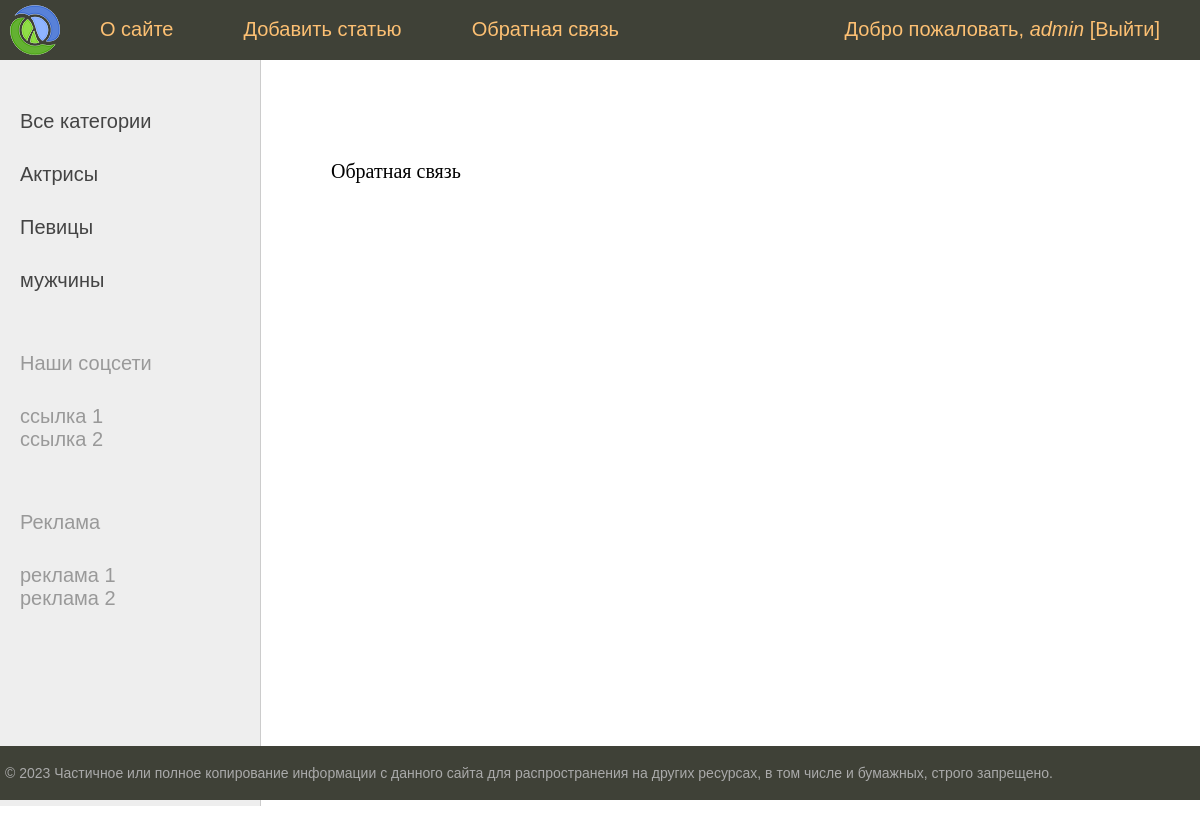
The page /contact/ (signed in) on the database its author committed.
### women/models.py (models this page shows, shortened)
class Category(models.Model):
    name = models.CharField(
        max_length=100,
        db_index=True,
        verbose_name='Категория',
    )
    slug = models.SlugField(
        max_length=255,
        unique=True,
        db_index=True,
        verbose_name='URL',
    )
    class Meta:
        verbose_name = "Категория"
        verbose_name_plural = "Категории"
        ordering = ['id']
    def get_absolute_url(self):
        return reverse('category', kwargs={'cat_slug': self.slug})

### women/views.py (the view)
# urls.py: path('contact/', contact, name='contact'),
def contact(request):
    context = {
    }
    return render(request, 'women/contact.html', context=context)

### women/templatetags/women_tags.py (called while the page is built)
@register.simple_tag(name='main_menu')
def get_main_menu():
    return main_menu

@register.inclusion_tag('women/list_categories.html')
def show_categories(sort=None, cat_selected=0):
    if not sort:
        cats = Category.objects.all()
    else:
        cats = Category.objects.order_by(sort)
    return {'cats': cats, 'cat_selected': cat_selected}

### women/templates/women/contact.html (shortened to what this page needs)
{% extends 'women/base.html' %}
{% block content %}
<p>Обратная связь</p>
{% endblock %}

### women/templates/women/base.html (shortened to what this page needs)
{% load static %}
{% load women_tags %}
<!DOCTYPE html>
<html>
  <head>
    <link
      type="text/css"
      href="{% static 'women/css/styles.css' %}"
      rel="stylesheet"
    />
  </head>
  <body>
    <table class="table-page" border="0" cellpadding="0" cellspacing="0">
      <tr>
        <td valign="top">
          {% block mainmenu %}
          {% main_menu as main_menu %}
            <div class="header">
              <ul id="mainmenu" class="mainmenu">
                <li class="logo">
                  <a href="{% url 'home' %}"><div class="logo"></div></a>
                </li>
                {% for m in main_menu %}
                  {% if not forloop.last %}
                    <li><a href="{% url m.url_name %}">{{m.title}}</a></li>
                  {% else %}
                    <li class="last">
                      {% if user.is_authenticated %}
                        Добро пожаловать, <i><a href="/admin">{{ user.username }} </a></i> <a href="admin/logout/">[Выйти]</a>
                      {% else %}
                        <a href="{% url m.url_name %}">{{m.title}}</a>
                      {% endif %}
                    </li>
                  {% endif %}
                {% endfor %}
              </ul>
            </div>
          {% endblock mainmenu %}
          <table
            class="table-content"
            border="0"
            cellpadding="0"
            cellspacing="0"
          >
            <tr>
              <td valign="top" class="left-chapters">
                <ul id="leftchapters">
                  {% if cat_selected == 0 %}
                    <li class="selected">Все категории</li>
                  {% else %}
                    <li><a href="{% url 'home' %}">Все категории</a></li>
                  {% endif %}
                  {% show_categories 'name' cat_selected %}
                  <li class="share">
                    <p>Наши соцсети</p>
                    ссылка 1<br />
                    ссылка 2
                  </li>
                  <li class="share">
                    <p>Реклама</p>
                    реклама 1<br />
                    реклама 2
                  </li>
                </ul>
              </td>
              <td valign="top" class="content">
                <div class="content-text">
                  {% block content %}
                  {% endblock %}
                </div>
              </td>
            </tr>
          </table>
        </td>
      </tr>
      <tr>
        <td valign="top">
          <div id="footer">
            <p>
              &copy; 2023 Частичное или полное копирование информации с данного
              сайта для распространения на других ресурсах, в том числе и
              бумажных, строго запрещено.
            </p>
          </div>
        </td>
      </tr>
    </table>
  </body>
</html>

### women/templates/women/list_categories.html
{% for c in cats %}
    {% if c.pk == cat_selected %}
        <li class="selected">{{ c.name }}</li>
    {% else %}
        <li><a href="{{ c.get_absolute_url }}">{{c.name}}</a></li>
    {% endif %}
{% endfor %}

### women/static/women/css/styles.css (style rules this page uses)
html, body { font-family: 'Arial'; margin: 0; padding: 0; height: 100%; width: 100%; color: #444; }
a { color: #0059b2; text-decoration: none; }
.table-page { width: 100%; height: 100%; vertical-align: top; }
.table-page tr { height: 100%; }
.header { background: #3F4137; height: 60px; }
.logo { background: url('../images/logo.png') no-repeat 10px 5px; width: 70px; height: 60px; }
ul.mainmenu { list-style: none; margin: 0; padding: 0; height: 60px; color: #fdc073; font-size: 20px; overflow: hidden; }
ul.mainmenu li { float: left; margin: 18px 40px 0 30px; }
ul.mainmenu li.logo { margin: 0; }
ul.mainmenu li.last { float: right; }
ul.mainmenu li a { color: #fdc073; text-decoration: none; }
.table-content { width: 100%; min-height: 100%; height: 100%; }
.left-chapters { margin: 0; background: #eee; border-right: 1px solid #ccc; min-height: 100%; }
.left-chapters ul { width: 230px; min-height: 100%; margin: 0; padding: 20px 10px 10px 20px; list-style: none; font-size: 20px; }
.left-chapters ul li { margin: 30px 0 0 0; color: #999; }
.left-chapters ul li a { color: #444; text-decoration: none; }
.left-chapters ul li.share { margin: 60px 0 0 0; }
.left-chapters ul li.share p { margin: 30px 0 30px 0; }
.content { padding: 40px 20px 20px 40px; width: 100%; box-sizing: border-box; }
.content-text { margin: 60px 0 0 30px; color: #000; font-size: 20px; font-family: Yandex Sans Display Light; }
#footer { box-sizing: border-box; background: #3F4137; padding: 5px; color: #aaa; font-size: 14px; font-family: Verdana, Geneva, Arial, Helvetica; text-align: left; overflow: hidden; }

### rows shown on the page
Category: name "Актрисы"
Category: name "Певицы"
Category: name "мужчины"

### other values the page prints
{{ m.title }} "О сайте" "Добавить статью" "Обратная связь"
{{ user.username }} "admin"
